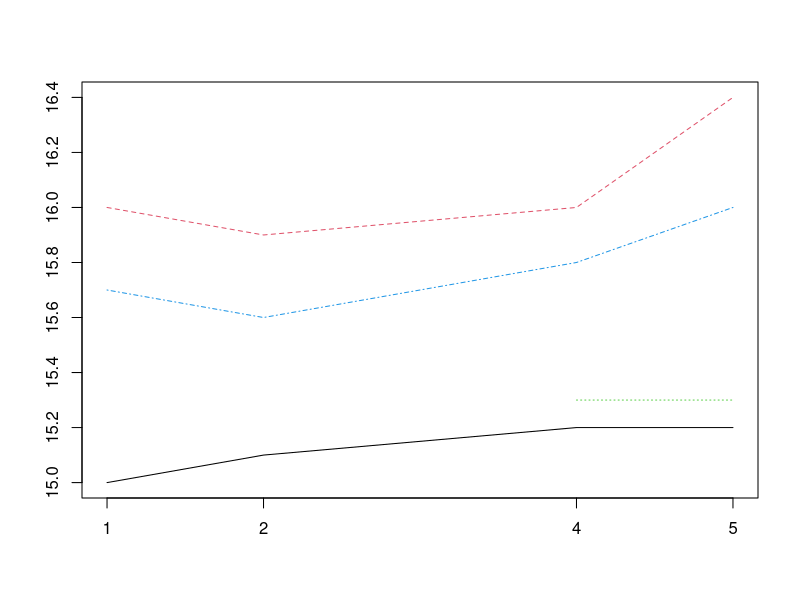

The R script that drew this image: (Note: this script raises an error after producing the figure.)
## ---- chunk 1
knitr::opts_chunk$set(echo=TRUE, comment=NA, error=TRUE, warning=FALSE, message = FALSE,
fig.align = 'center')
## ---- chunk 2
setClass(Class="Trajectories",
 representation=representation(
 times = "numeric",
 traj = "matrix"
 ) )

## ---- chunk 3
new(Class="Trajectories")
## ---- chunk 4
new(Class="Trajectories",times=c(1,3,4))
## ---- chunk 5
new(Class="Trajectories",times=c(1,3),traj=matrix(1:4,ncol=2))
## ---- chunk 6
trajPitie <- new(Class="Trajectories")
trajCochin <- new(Class= "Trajectories",
                 times=c(1,3,4,5),
                 traj=rbind (
                 c(15,15.1, 15.2, 15.2),
                 c(16,15.9, 16,16.4),
                 c(15.2, NA, 15.3, 15.3),
                 c(15.7, 15.6, 15.8, 16)
 ))

## ---- chunk 7
trajStAnne <- new(Class= "Trajectories",
             times=c(1: 10, (6: 16) *2),
             traj=rbind(
                matrix (seq (16,19, length=21), ncol=21, nrow=50, byrow=TRUE),
                matrix (seq (15.8, 18, length=21), ncol=21, nrow=30, byrow=TRUE)
             )+rnorm (21*80,0,0.2)
 )

## ---- chunk 8
trajCochin@times
## ---- chunk 9
trajCochin@times <- c(1,2,4,5)
trajCochin
## ---- chunk 10
setClass(Class = "TrajectoriesBis", 
         representation=representation(
             time = "numeric",
             traj = "matrix"
         ),
         prototype=prototype(
            time = 1,
            traj = matrix (0)
 ) )
## ---- chunk 11
identical(numeric(),integer())
## ---- chunk 12
slotNames("Trajectories")
## ---- chunk 13
getSlots ("Trajectories")
## ---- chunk 14
getClass ("Trajectories")
## ---- chunk 15
setMethod("plot",
     signature = "Trajectories", function (x, y,...) {
        matplot(x@times,t(x@traj),xaxt="n",type="l",ylab= "", xlab="", pch=1)
        axis(1,at=x@times)
})
## ---- chunk 16
plot(trajCochin)
## ---- chunk 17
setMethod ("print","Trajectories", function(x,...) {
    cat("*** Class Trajectories, method Print *** \n")
    cat("* Times ="); print (x@times)
    cat("* Traj = \n"); print (x@traj)
    cat("******* End Print (trajectories) ******* \n")
})

## ---- chunk 18
print(trajCochin)
## ---- chunk 19
print(trajStAnne)
## ---- chunk 20
setMethod("show","Trajectories", function(object) {
    cat("*** Class Trajectories, method Show *** \n")
    cat("* Times ="); print(object@times)
    nrowShow <- min(10, nrow(object@traj))
    ncolShow <- min(10, ncol(object@traj))
    cat("* Traj (limited to a matrix 10x10) = \n")
    print(formatC(object@traj[1:nrowShow,1:ncolShow]),quote=FALSE)
    cat("******* End Show (trajectories) ******* \n")
 })
## ---- chunk 21
trajStAnne
## ---- chunk 22
new("Trajectories")
## ---- chunk 23
setMethod("show","Trajectories", function(object){
     cat("*** Class Trajectories, method Show *** \n")
     cat("* Times = "); print (object@times)
     
     nrowShow <- min(10,nrow(object@traj))
     ncolShow <- min(10,ncol(object@traj))
     cat("* Traj (limited to a matrix 10x10) = \n")
     
     if(length(object@traj) != 0){
        print(formatC(object@traj[1:nrowShow,1:ncolShow]),quote=FALSE)
     } else {}
        cat("******* End Show (trajectories) ******* \n")
 }
 )
## ---- chunk 24
new("Trajectories")
